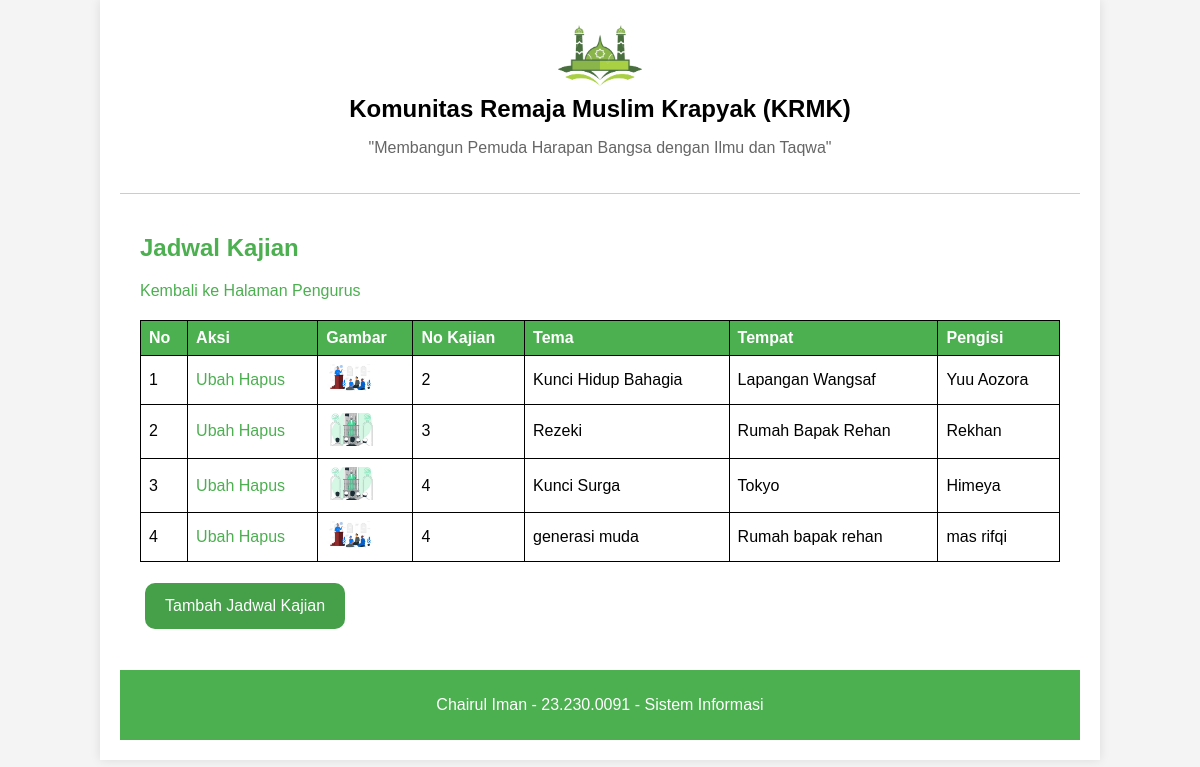
Page /kelola_jadwal.php on the committed database.
### tables this page shows
CREATE TABLE `jadwal_kajian` (
  `id` int(11) NOT NULL,
  `no_kajian` varchar(255) NOT NULL,
  `tema` varchar(255) NOT NULL,
  `tempat` varchar(255) NOT NULL,
  `pengisi` varchar(255) NOT NULL,
  `gambar` varchar(255) NOT NULL
);

### kelola_jadwal.php (the view, shortened to what this page needs)
<?php
include ('koneksi.php');
$sql = "SELECT * FROM jadwal_kajian";
$result = $conn->query($sql);
?>
<!DOCTYPE html>
<html lang="en">
<head>
    <link rel="stylesheet" href="style.css">
</head>
<body>
    <div class="container">
        <header>
            <img src="images/logo2.png" alt="KRMK Logo" class="logo">
            <h1>Komunitas Remaja Muslim Krapyak (KRMK)</h1>
            <p>"Membangun Pemuda Harapan Bangsa dengan Ilmu dan Taqwa"</p>
        </header>
        <main>
            <h2>Jadwal Kajian</h2>
            <a href="dashboard_pengurus.php">Kembali ke Halaman Pengurus</a>
            <table>
                <thead>
                    <tr>
                        <th>No</th>
                        <th>Aksi</th>
                        <th>Gambar</th>
                        <th>No Kajian</th>
                        <th>Tema</th>
                        <th>Tempat</th>
                        <th>Pengisi</th>
                    </tr>
                </thead>
                <tbody>
                    <?php
                    if ($result->num_rows > 0) {
                        $no=1;
                        while($row = $result->fetch_assoc()) {
                            echo "<tr>
                                    <td>" . $no++. "</td>
                                    <td>
                                        <a href='edit_jadwal.php?id=" . $row["id"] . "'>Ubah</a>
                                        <a href='delete_jadwal.php?id=" . $row["id"] . "'>Hapus</a>
                                    </td>
                                    <td><img src='images/" . $row["gambar"] . "' alt='Gambar Kajian'></td>
                                    <td>" . $row["no_kajian"]. "</td>
                                    <td>" . $row["tema"]. "</td>
                                    <td>" . $row["tempat"]. "</td>
                                    <td>" . $row["pengisi"]. "</td>
                                  </tr>";
                        }
                    } else {
                        echo "<tr><td colspan='7'>No records found</td></tr>";
                    }
                    ?>
                </tbody>
            </table>
            <p><a href="tambah_jadwal.php" class="btn">Tambah Jadwal Kajian</a></p>
        </main>
        <footer>
            <p>Chairul Iman - 23.230.0091 - Sistem Informasi</p>
        </footer>
    </div>
</body>
</html>

### style.css (style rules this page uses)
body { font-family: Arial, sans-serif; background-color: #f4f4f4; margin: 0; padding: 0; }
.container { width: 80%; margin: 0 auto; background-color: #fff; padding: 20px; box-shadow: 0 0 10px rgba(0, 0, 0, 0.1); }
header { text-align: center; padding-bottom: 20px; border-bottom: 1px solid #ccc; }
.logo { max-width: 100px; }
header h1 { margin: 0; font-size: 24px; }
header p { font-size: 16px; color: #666; }
main { padding: 20px; }
main h2 { color: #4CAF50; }
main p { line-height: 1.6; }
main a { color: #4CAF50; text-decoration: none; }
table { width: 100%; border-collapse: collapse; }
table, th, td { border: 1px solid black; }
th, td { padding: 15px; text-align: left; }
th { background-color: #4CAF50; color: white; }
footer { text-align: center; padding: 10px; background-color: #4CAF50; color: white; }

### kelola_jadwal.php (style rules this page uses)
table { width: 100%; border-collapse: collapse; margin-top: 20px; }
table, th, td { padding: 8px; }
table img { width: 50px; height: auto; }
.btn { display: inline-block; padding: 10px 20px; font-size: 16px; color: white; background-color: #45a049; border: none; border-radius: 10px; text-align: center; text-decoration: none; cursor: pointer; transition: background-color 0.3s ease; margin: 5px; }

### rows in the picture
jadwal_kajian: gambar (picture), no_kajian "2", tema "Kunci Hidup Bahagia", tempat "Lapangan Wangsaf", pengisi "Yuu Aozora"
jadwal_kajian: gambar (picture), no_kajian "3", tema "Rezeki", tempat "Rumah Bapak Rehan", pengisi "Rekhan"
jadwal_kajian: gambar (picture), no_kajian "4", tema "Kunci Surga", tempat "Tokyo", pengisi "Himeya"
jadwal_kajian: gambar (picture), no_kajian "4", tema "generasi muda", tempat "Rumah bapak rehan", pengisi "mas rifqi"
